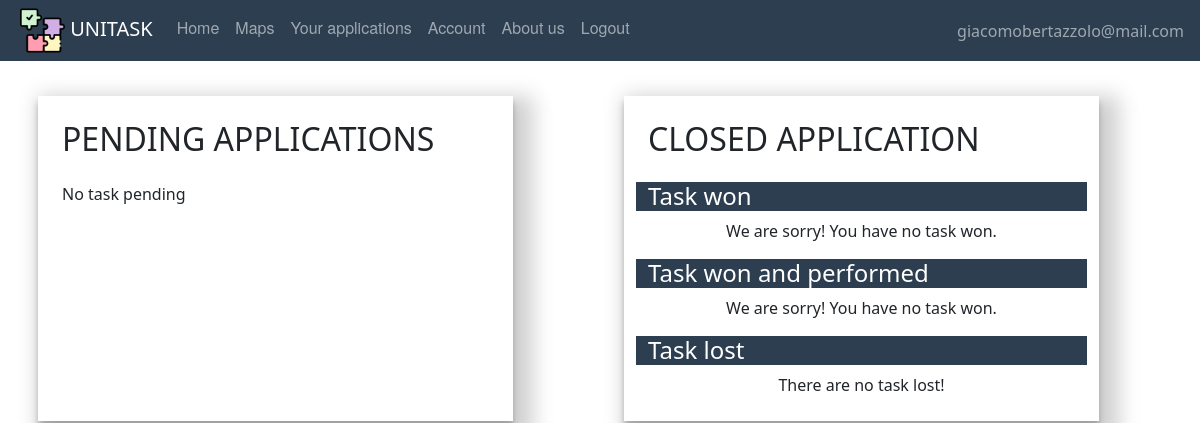
The app's page /listapplications (signed in), older data.
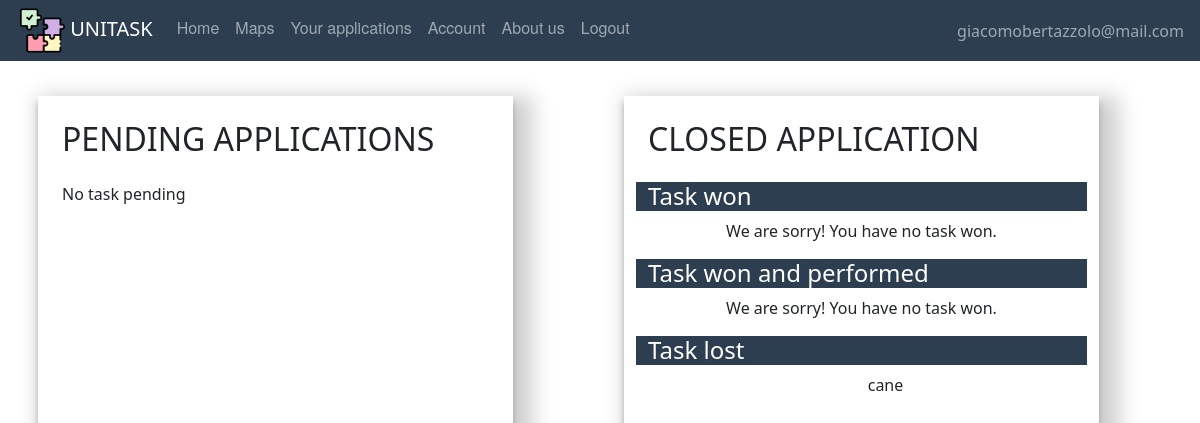
The same page, newer data.
### website/models.py (models this page shows, shortened)
class Offer(db.Model, UserMixin):
    id = db.Column(db.Integer, primary_key=True)
    title = db.Column(db.String(150))
    description = db.Column(db.String(150))
    address = db.Column(db.String(150))
    placeId = db.Column(db.String(150))
    amount = db.Column(db.Integer)
    lat = db.Column(db.Float)
    lng = db.Column(db.Float)
    date = db.Column(db.DateTime(timezone=True), default=func.now())
    dateexpire = db.Column(db.DateTime(timezone=True))
    isAss = db.Column(db.Boolean, default=False)
    date_task = db.Column(db.DateTime(timezone=True))
    id_adult = db.Column(db.Integer, db.ForeignKey('adult.id'))
    scelta = db.Column(db.Integer, db.ForeignKey('student.id'))
    isPerf = db.Column(db.Boolean, default=False)
    rece = db.relationship('Review', backref='recensione')
    isClosed = db.Column(db.Boolean, default=False)

### website/student/routes.py (the view)
@students.route('/listapplications', methods=['GET', 'POST'])
@login_required  # every time we go to the home page
def listapplications():
    return render_template("Student/listapplication.html", user=current_user)

### website/models.py (called while the page is built)
    def taskwon(self):
        ltaskwon = []
        for off in self.applications:
            if off.scelta == self.id:
                ltaskwon.append(off)
        return ltaskwon

    def taskwonandperform(self):
        t = []
        for off in self.applications:
            if off.scelta == self.id and off.isPerf and not off.isClosed:
                t.append(off)
        return t

    def tasklost(self):
        t = []
        for off in self.applications:
            if off.scelta != self.id and off.scelta:
                t.append(off)
            elif not off.isAss and off.isClosed:
                t.append(off)
        return t

    def getapplicationsopen(self):
        t = []
        for off in self.applications:
            if not off.isClosed:
                t.append(off)
        return t

### website/templates/student/listapplication.html (shortened to what this page needs)
{% extends "base.html" %}
{% block content%}
    <br />
    <div class="container">
        <div class="row">
            <div class="col-5 p-4 m-2 col-page">
                <h2 align="left" class="mb-4">PENDING APPLICATIONS</h2>
                    {%set  l = user.getapplicationsopen() %}
            </div>
            <div class="col-1"></div>
            <div class="col-5 p-4 m-2 col-page">
                <h2 align="left" class="mb-4">CLOSED APPLICATION</h2>
                <div class="row">
                    <h4 align="left" style="color: white; background: #2c3e50">Task won</h4>
                    {%set  l = user.taskwon() %}
                    {% if l %}
                        <ul class="mx-4">
                            {% for offer in l %}
                                <li>
                                    <a style="color:darkblue" href= {{ url_for('users.task', task_id=offer.id) }}>{{ offer.title }}</a>
                                </li>
                            {% endfor %}
                        </ul>
                    {% else %}
                        <div align="center">
                            We are sorry! You have no task won.
                        </div>
                    {% endif %}
                </div>
                <div class="row">
                    <h4 class="mt-3" align="left" style="color: white; background: #2c3e50">Task won and performed</h4>
                    {%set  l = user.taskwonandperform() %}
                    {% if l %}
                        <ul>
                            {% for offer in l %}
                                <div class="m-2" style="display: flex; justify-content: space-between">
                                    <li class="mx-4">
                                        {{ offer.title }}, posted by {{offer.poster.first_name}} </li>
                                    {% if not offer.isClosed %}
                                        <button style="" type="button" class="btn btn-outline-success mx-4"> <a class="review-button" href={{ url_for('users.writereview', task_id=offer.id) }} > Review </a></button>
                                        </div>
                                    {% endif %}
                            {% endfor %}
                        </ul>
                    {% else %}
                        <div align="center">
                            We are sorry! You have no task won.
                        </div>
                    {% endif %}
                </div>
                <div class="row">
                    <h4 class="mt-3" align="left" style="color: white; background: #2c3e50">Task lost</h4>
                    {%set  l = user.tasklost() %}
                    {% if l %}
                        <ul class="mx-4" style="list-style: none">
                            {% for offer in l %}
                                <li  align="center">
                                    {{ offer.title }}</li>
                            {% endfor %}
                        </ul>
                    {% else %}
                        <div align="center">
                            There are no task lost!
                        </div>
                    {% endif %}
                </div>
            </div>
        </div>
    </div>
    <br/><br/>
{% endblock %}

Row changes from the older to the newer data that the page shows:
now on this page (row edited): Offer: title "cane"
Text that changed along with them:
text no longer shown: "There are no task lost!"
